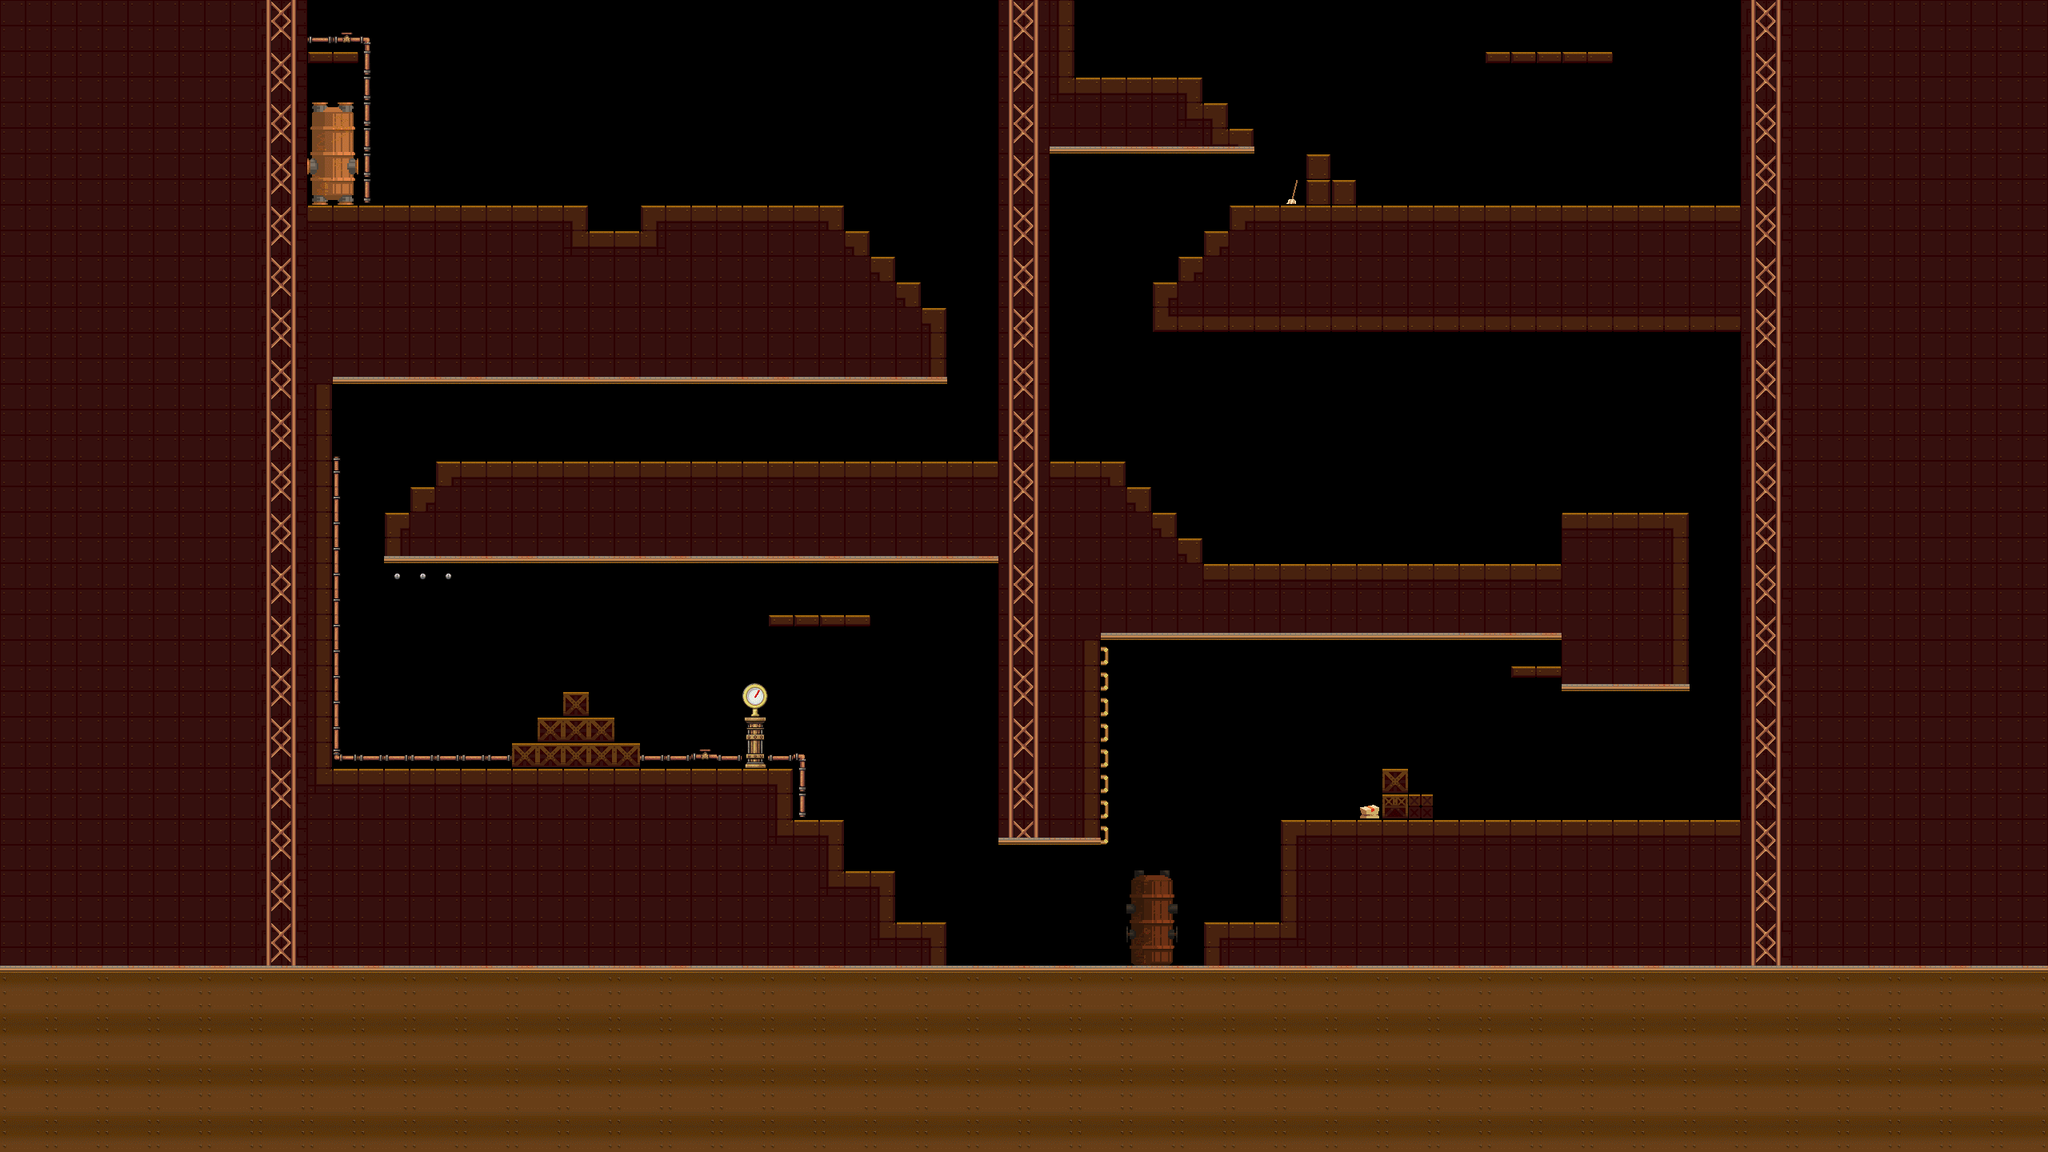

Below is a game level as drawn by its tile map, then a one-line description and the .tmx that defines it (tile-layer data replaced by summaries):
An orthogonal 80x45 tile map with 32x32 px tiles, 4 tile layers (background2, background, platforms, decor) and 15 objects (6x engrenage, 4x bouton, terminal, ennemi_tireur1, ennemi_tireur2, ...).

<map version="1.10" tiledversion="1.11.2" orientation="orthogonal" renderorder="right-down" width="80" height="45" tilewidth="32" tileheight="32" infinite="0" nextlayerid="15" nextobjectid="20">
 <editorsettings>
  <export target="map_niveau3.json" format="json" />
 </editorsettings>
 <tileset firstgid="1" name="tileset" tilewidth="32" tileheight="32" tilecount="5394" columns="62">
  <image source="../assets/tileset.png" width="1984" height="2784" />
 </tileset>
 <layer id="7" name="background2" width="80" height="45">
  <data>[3600 cells, 454 non-empty, 2 distinct tile ids]</data>
 </layer>
 <layer id="5" name="background" width="80" height="45">
  <data>[3600 cells, 345 non-empty, 55 distinct tile ids]</data>
 </layer>
 <layer id="1" name="platforms" width="80" height="45">
  <properties>
   <property name="collides" type="bool" value="true" />
  </properties>
  <data>[3600 cells, 2376 non-empty, 21 distinct tile ids]</data>
 </layer>
 <layer id="13" name="decor" width="80" height="45">
  <data>[3600 cells, 378 non-empty, 25 distinct tile ids]</data>
 </layer>
 <objectgroup id="12" name="terminal" class="terminal">
  <object id="11" name="terminal" type="terminal" x="1278" y="1124">
   <point />
  </object>
 </objectgroup>
 <objectgroup id="3" name="ennemis_tireurs" class="ennemis_tireurs">
  <object id="13" name="ennemi_tireur1" type="ennemi_tireur1" x="856" y="476">
   <point />
  </object>
  <object id="14" name="ennemi_tireur2" type="ennemi_tireur2" x="1705" y="650">
   <point />
  </object>
 </objectgroup>
 <objectgroup id="9" name="boutons">
  <object id="1" name="bouton1" type="bouton" x="767.636" y="266.545">
   <properties>
    <property name="activated_by" value="player1" />
    <property name="obstacle_id" value="trappe1" />
   </properties>
   <point />
  </object>
  <object id="3" name="bouton2" type="bouton" x="1035" y="1007.33">
   <point />
  </object>
  <object id="9" name="bouton3" type="bouton" x="1342.75" y="556.5">
   <properties>
    <property name="activated_by" value="player2" />
    <property name="id" value="trappe2" />
   </properties>
   <point />
  </object>
  <object id="10" name="bouton4" type="bouton" x="2030" y="628">
   <point />
  </object>
 </objectgroup>
 <objectgroup id="14" name="obstacles">
  <object id="18" name="obstacle1" x="1648" y="143">
   <properties>
    <property name="id" value="trappe1" />
    <property name="type" value="trappe_v" />
   </properties>
   <point />
  </object>
  <object id="19" name="obstacle2" x="1183.95" y="337.545">
   <properties>
    <property name="id" value="trappe2" />
    <property name="type" value="trapphe_h" />
   </properties>
   <point />
  </object>
 </objectgroup>
 <objectgroup id="4" name="engrenages">
  <object id="4" name="engrenage1" type="engrenage" x="1214.67" y="456.667">
   <point />
  </object>
  <object id="6" name="engrenage2" type="engrenage" x="478" y="563.333">
   <point />
  </object>
  <object id="7" name="engrenage3" type="engrenage" x="1160.67" y="1120.67">
   <point />
  </object>
  <object id="15" name="engrenage4" type="engrenage" x="1402" y="54">
   <point />
  </object>
  <object id="16" name="engrenage5" type="engrenage" x="2144" y="772">
   <point />
  </object>
  <object id="17" name="engrenage6" type="engrenage" x="1554" y="1116">
   <point />
  </object>
 </objectgroup>
</map>
